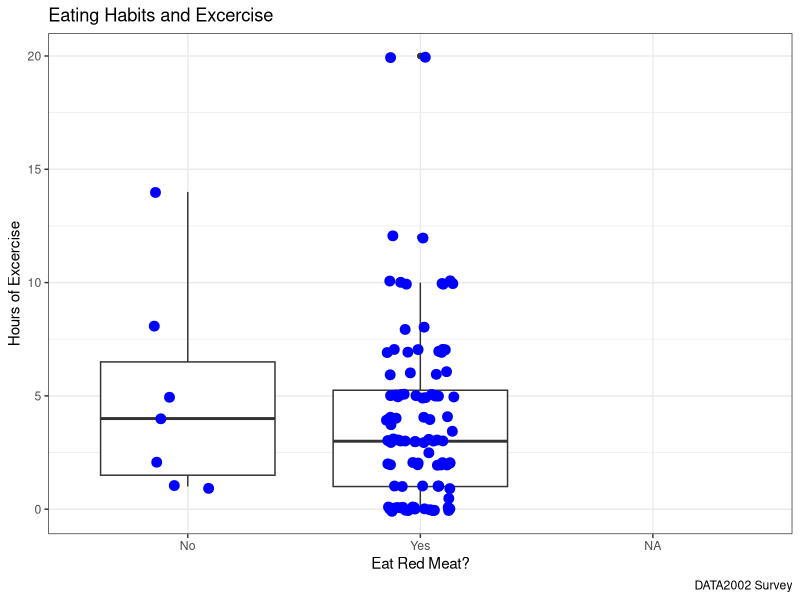
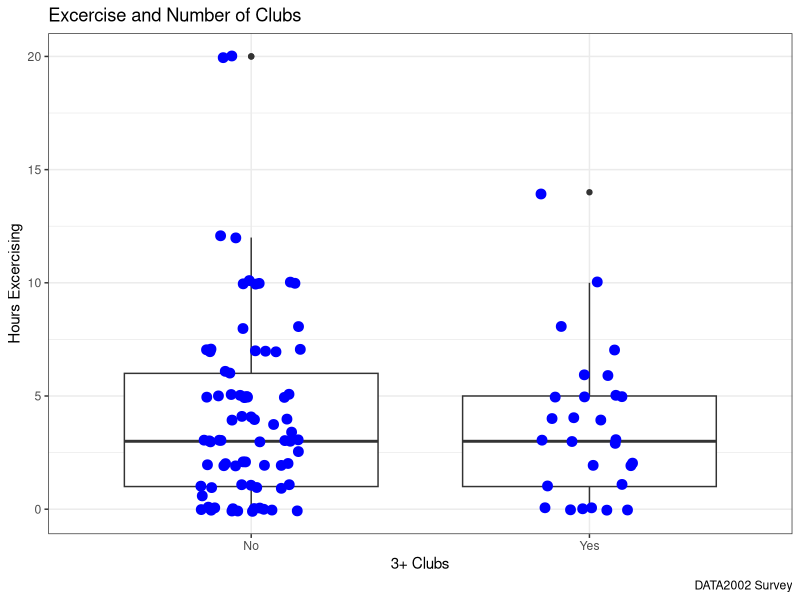
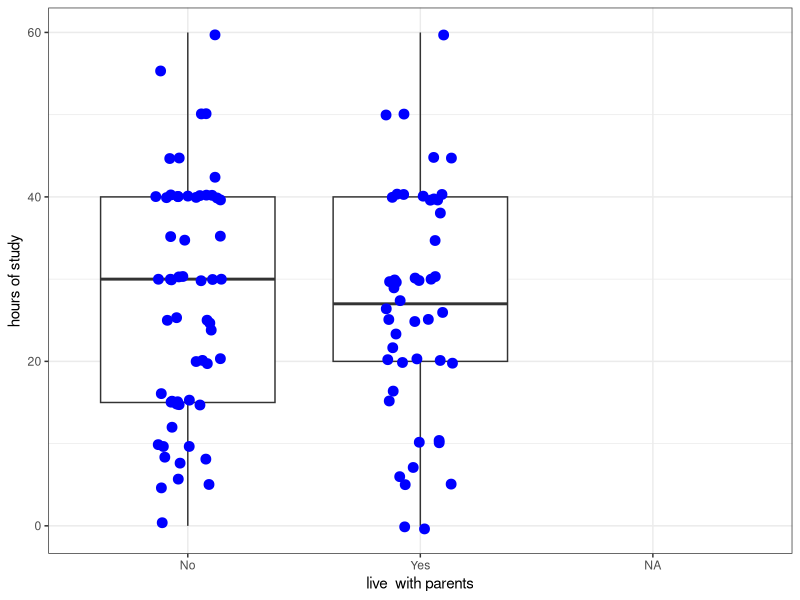

Source code (R) for these figures, in order:
## ---- chunk 1
library(plyr)
library(dplyr)
library(tidyverse)
library(ggplot2)
## ---- chunk 2
options(scipen=999) # stops the scientific notation
options(warn=-1) # stops the annoying warnings
x = readr::read_csv("data.csv", na = c("NA",""," ", "n/a"))
## ---- chunk 3
yes_answers = c("Well done","Rare","Medium","Medium-rare","Medium-well done")
x$Meat = ifelse(x$`How do you like your steak cooked?` %in% yes_answers, "Yes",
                ifelse(x$`How do you like your steak cooked?` == "I don't eat red meat", "No", NA))
x$`How many hours a week do you spend exercising?` <- as.numeric(as.character(x$`How many hours a week do you spend exercising?`))
x <- x %>% mutate(`How many hours a week do you spend exercising?` = ifelse(`How many hours a week do you spend exercising?` < 24, `How many hours a week do you spend exercising?`, NA))

x %>% group_by(Meat) %>% summarize(Mean = mean(`How many hours a week do you spend exercising?`, na.rm=TRUE), SD = sd(`How many hours a week do you spend exercising?`, na.rm=TRUE), n=n())


ggplot(x, aes(x=Meat, y = `How many hours a week do you spend exercising?`)) + geom_boxplot() + geom_jitter(width=0.15, size=3, colour = "blue") + theme_bw() + labs(x="Eat Red Meat?", y="Hours of Excercise")+ggtitle("Eating Habits and Excercise")+labs(caption='DATA2002 Survey')
## ---- chunk 4
nM=101
nV=7
sM=3.866192	
sV=4.690416	
mM=4.0125	
mV=5.0000	
sP = sqrt(((nM - 1) * sM^2 + (nV - 1) * sV^2)/
(nM + nV - 2))

t0 = (mM - mV)/(sP * sqrt(1/nM + 1/nV))
t0
## ---- chunk 5
deg_free = nM+nV-2
p_val = 2 * (1 - pt(abs(t0), deg_free))
p_val
## ---- chunk 6
x$TripleClub <- ifelse(x$`How many university clubs are you a member of?` >= 3, "Yes", "No")

x %>% group_by(TripleClub) %>% summarize(Mean = mean(`How many hours a week do you spend exercising?`, na.rm=TRUE), SD = sd(`How many hours a week do you spend exercising?`, na.rm=TRUE), n=n())


ggplot(x, aes(x=TripleClub, y = `How many hours a week do you spend exercising?`)) + geom_boxplot() + geom_jitter(width=0.15, size=3, colour = "blue") + theme_bw() + labs(x="3+ Clubs", y="Hours Excercising")+ggtitle("Excercise and Number of Clubs")+labs(caption='DATA2002 Survey')



## ---- chunk 7
nY=29
nN=81
sY=3.333929
sN=4.101354
mY=3.678571	
mN=4.218354
sP = sqrt(((nY - 1) * sY^2 + (nN - 1) * sN^2)/
(nY + nN - 2))

t0 = (mY - mN)/(sP * sqrt(1/nY + 1/nN))
t0
## ---- chunk 8
deg_free = nY+nN-2
p_val = 2 * (1 - pt(abs(t0), deg_free))
p_val
## ---- chunk 9
x <- x %>% mutate(`On average, how many hours per week did you spend on university work last semester?` =
                    ifelse(`On average, how many hours per week did you spend on university work last semester?` < 70,
                           `On average, how many hours per week did you spend on university work last semester?`, NA))

x %>% group_by(`Do you currently live with your parents?`) %>% summarize(Mean = mean(`On average, how many hours per week did you spend on university work last semester?`, na.rm=TRUE), SD = sd(`On average, how many hours per week did you spend on university work last semester?`, na.rm=TRUE), n=n())


ggplot(x, aes(x=`Do you currently live with your parents?`, y = `On average, how many hours per week did you spend on university work last semester?`)) + geom_boxplot() + geom_jitter(width=0.15, size=3, colour = "blue") + theme_bw() + labs(x="live  with parents", y="hours of study")
## ---- chunk 10
nY=49
nN=60
sY=14.06326
sN=14.36131
mY=26.91489
mN=27.22414
sP = sqrt(((nY - 1) * sY^2 + (nN - 1) * sN^2)/
(nY + nN - 2))

t0 = (mY - mN)/(sP * sqrt(1/nY + 1/nN))
t0
## ---- chunk 11
deg_free = nY+nN-2
p_val = 2 * (1 - pt(abs(t0), deg_free))
p_val
## ---- chunk 12
x$Gender <- toupper(mapvalues(x$Gender %>% tolower,
                              from=c("female", "male", "man"),
                              to=c("f", "m", "m")))
x <- x %>% mutate(`Gender` = fct_lump(`Gender`, n = 2, other_level = NA))
x
## ---- chunk 13
x <- x %>%
  mutate(`What is your shoe size?` = 
           case_when(`Gender` == "M" ~
                       recode_factor(as.character(`What is your shoe size?`),
                                     "35.5"="3", "37"="4","38"="5","39"="6","40"="6",
                                     "40.5"="7","41"="7.5","42"="8","42.5"="8.5","43"="9",
                                     "44"="9.5","44.5"="10","45"="10.5","46"="11",
                                     "47"="12","48"="13","49.5"="14"),
                    `Gender` == "F" ~
                        recode_factor(as.character(`What is your shoe size?`),
                                      "35"="4","36"="5","37"="6","38"="7","39"="8",
                                      "40"="9","41"="10","42"="11")))
x$`What is your shoe size?` <- as.numeric(as.character(x$`What is your shoe size?`))  # converting back to numeric
x <- x %>% mutate(`What is your shoe size?` = ifelse(`What is your shoe size?` < 16, `What is your shoe size?`, NA))  # removing values stupidly high
## ---- chunk 14
handed=recode(x$`What is your dominant hand?`, `Left handed` ="Left", `Right handed`="Right",.default = NA_character_)

tab=table(handed,x$`Do you wear glasses or contacts?`)
tab
## ---- chunk 15
fisher.test(tab)
## ---- chunk 16
table(x$`Do you currently live with your parents?`,x$`Did you have a pet growing up?`)
## ---- chunk 17
y=c(35,13,25,36)
n=sum(y)
c=2
r=2
y.mat = matrix(y, nrow = r, ncol = c)
chisq.test(y.mat)
